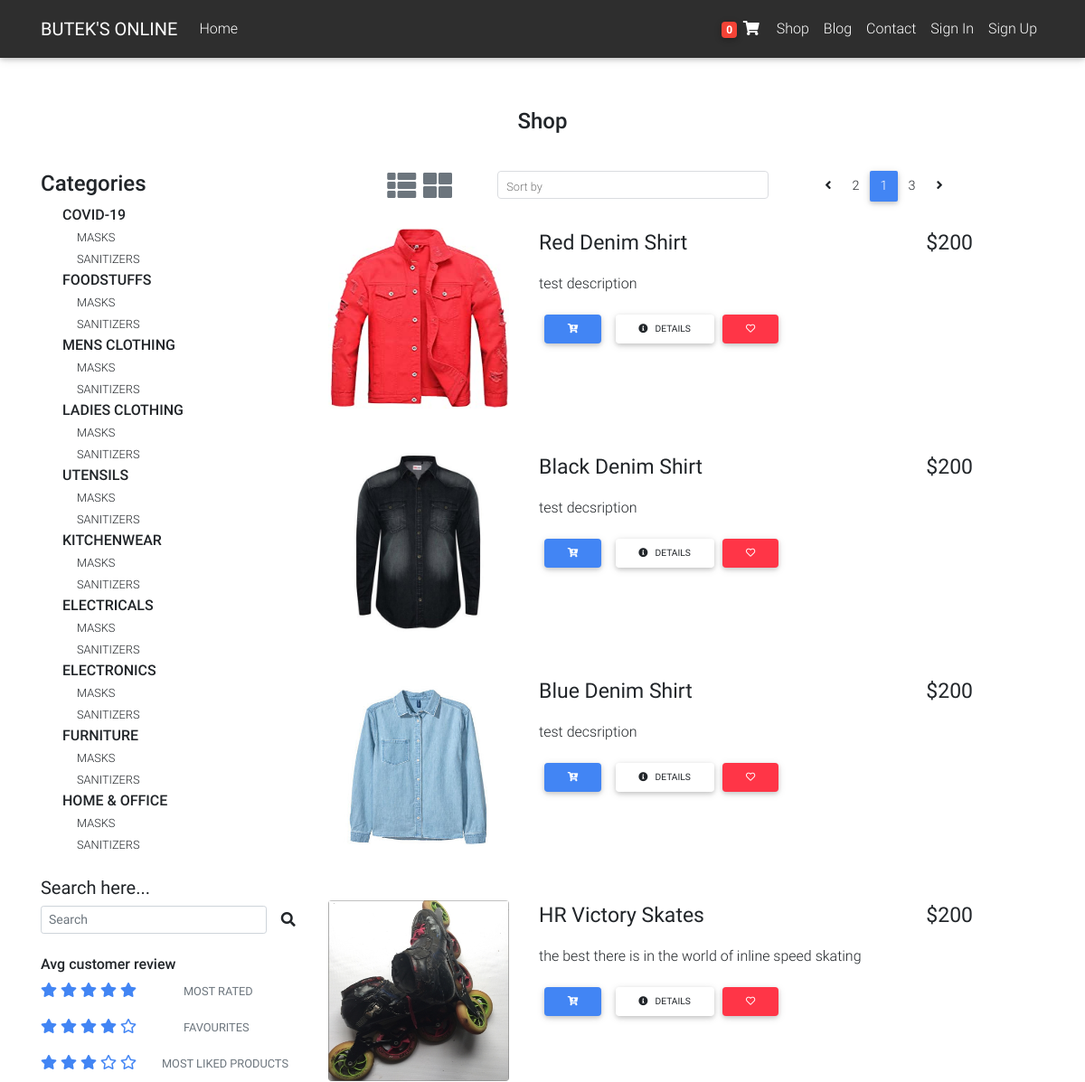
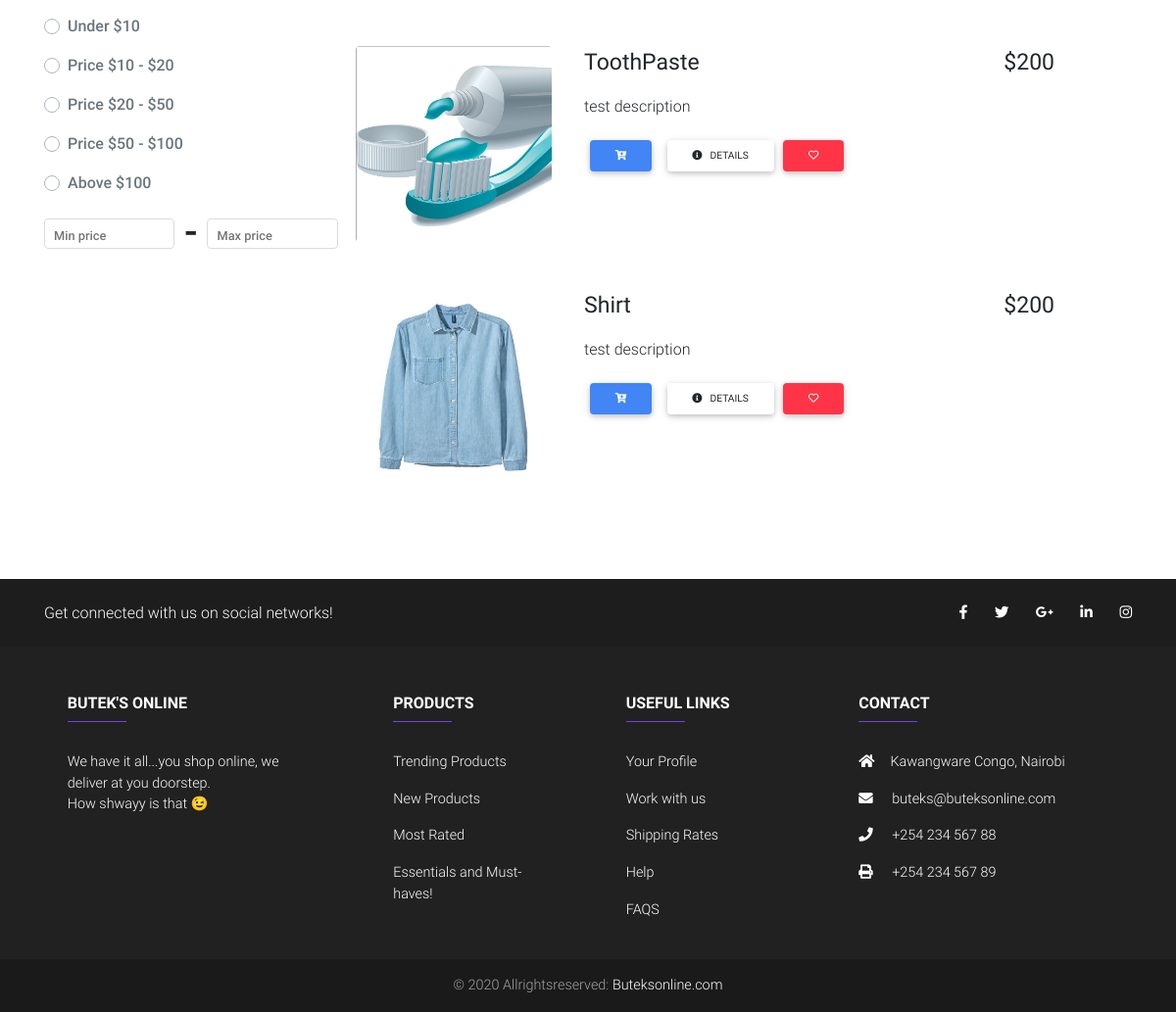
The app's page /shop-list/ with its own data (2 pictures, top to bottom).
### catalog/models.py (models this page shows, shortened)
class Item(models.Model):
    title = models.CharField(max_length=150)
    price = models.IntegerField()
    discount_price = models.IntegerField(blank=True, null=True)
    slug = models.SlugField()
    description = models.TextField()
    category = models.ForeignKey(
        "Category", on_delete=models.SET_NULL, blank=True, null=True)
    status = models.CharField(max_length=150, blank=True, null=True)
    rating = models.ForeignKey("Rating", on_delete=models.CASCADE)
    label = models.CharField(choices=LABEL_CHOICES, max_length=2)
    image = models.ImageField(default='default.jpg',
                              upload_to='product_images')

### catalog/views.py (the view)
# urls.py: path('shop-list/', ShopListView.as_view(), name='shop_list'),
class ShopListView(View):
    def get(self, *args, **kwargs):
        context = {
            'items': Item.objects.all()
        }
        return render(self.request, 'shop_list.html', context)

### catalog/templatetags/cart_template_tags.py (called while the page is built)
@register.filter
def cart_item_count(user):
    if user.is_authenticated:
        order_qs = Order.objects.filter(user=user, ordered=False)
        if order_qs.exists():
            return order_qs[0].items.count()
    return 0

### templates/shop_list.html (shortened to what this page needs)
{% extends 'base.html' %}
{% block content %}
<main class="mb-5">
  <div class="container">
    <section class="mt-5 wow fadeIn">
      <div>
        <h4 class="section-title">Shop</h4>
      </div>
      <div class="shop-container">
        <div class="menu">
          <div >
            <h4 style="font-weight: 450;">Categories</h4>
            <div class="sub-menu ml-4">
              <a><span id="display-menu" class="display-menu">COVID-19</span></a>
              <br />
              <div class="ml-3">
                <small style="font-weight: 300;">MASKS</small>
                <br />
                <small style="font-weight: 300;">SANITIZERS</small>
              </div>
            </div>
            <div class="sub-menu ml-4">
              <span id="display-menu" class="display-menu">FOODSTUFFS</span>
              <br />
              <div class="ml-3">
                <small style="font-weight: 300;">MASKS</small>
                <br />
                <small style="font-weight: 300;">SANITIZERS</small>
              </div>
            </div>
            <div class="sub-menu ml-4">
              <span id="display-menu" class="display-menu">MENS CLOTHING</span>
              <br />
              <div class="ml-3">
                <small style="font-weight: 300;">MASKS</small>
                <br />
                <small style="font-weight: 300;">SANITIZERS</small>
              </div>
            </div>
            <div class="sub-menu ml-4">
              <span>LADIES CLOTHING</span>
              <br />
              <div class="ml-3">
                <small style="font-weight: 300;">MASKS</small>
                <br />
                <small style="font-weight: 300;">SANITIZERS</small>
              </div>
            </div>
            <div class="sub-menu ml-4">
              <span id="display-menu" class="display-menu">UTENSILS</span>
              <br />
              <div class="ml-3">
                <small style="font-weight: 300;">MASKS</small>
                <br />
                <small style="font-weight: 300;">SANITIZERS</small>
              </div>
            </div>
            <div class="sub-menu ml-4">
              <span id="display-menu" class="display-menu">KITCHENWEAR</span>
              <br />
              <div class="ml-3">
                <small style="font-weight: 300;">MASKS</small>
                <br />
                <small style="font-weight: 300;">SANITIZERS</small>
              </div>
            </div>
            <div class="sub-menu ml-4">
              <span id="display-menu" class="display-menu">ELECTRICALS</span>
              <br />
              <div class="ml-3">
                <small style="font-weight: 300;">MASKS</small>
                <br />
                <small style="font-weight: 300;">SANITIZERS</small>
              </div>
            </div>
            <div class="sub-menu ml-4">
              <span id="display-menu" class="display-menu">ELECTRONICS</span>
              <br />
              <div class="ml-3">
                <small style="font-weight: 300;">MASKS</small>
                <br />
                <small style="font-weight: 300;">SANITIZERS</small>
              </div>
            </div>
            <div class="sub-menu ml-4">
              <span id="display-menu" class="display-menu">FURNITURE</span>
              <br />
              <div class="ml-3">
                <small style="font-weight: 300;">MASKS</small>
                <br />
                <small style="font-weight: 300;">SANITIZERS</small>
              </div>
            </div>
            <div class="sub-menu ml-4">
              <span id="display-menu" class="display-menu">HOME & OFFICE</span>
              <br />
              <div class="ml-3">
                <small style="font-weight: 300;">MASKS</small>
                <br />
                <small style="font-weight: 300;">SANITIZERS</small>
              </div>
            </div>
          </div>
          <div>
            <h5 style="font-weight: 400;" class="mt-4">Search here...</h5>
            <form class="form-inline active-cyan-4">
              <input class="form-control form-control-sm mr-3 w-75" type="text" placeholder="Search"
                aria-label="Search">
              <i class="fas fa-search" aria-hidden="true"></i>
            </form>
          </div>
          <div>
            <h6 style="font-weight: 450;" class="mt-4">Avg customer review</h6>
            <p>
              <span><i class="fas fa-star text-primary"></i></span>
              <span><i class="fas fa-star text-primary"></i></span>
              <span><i class="fas fa-star text-primary"></i></span>
              <span><i class="fas fa-star text-primary"></i></span>
              <span><i class="fas fa-star text-primary"></i></span>
              <small class="text-muted ml-5">MOST RATED</small>
            </p>
            <p>
              <span><i class="fas fa-star text-primary"></i></span>
              <span><i class="fas fa-star text-primary"></i></span>
              <span><i class="fas fa-star text-primary"></i></span>
              <span><i class="fas fa-star text-primary"></i></span>
              <span><i class="far fa-star text-primary"></i></span>
              <small class="text-muted ml-5">FAVOURITES</small>
            </p>
            <p>
              <span><i class="fas fa-star text-primary"></i></span>
              <span><i class="fas fa-star text-primary"></i></span>
              <span><i class="fas fa-star text-primary"></i></span>
              <span><i class="far fa-star text-primary"></i></span>
              <span><i class="far fa-star text-primary"></i></span>
              <small class="text-muted ml-4">MOST LIKED PRODUCTS</small>
            </p>
          </div>
          <div>
            <div class="custom-control custom-radio mt-4">
              <label class="custom-control-label text-muted" for="defaultUnchecked">Under $10</label>
            </div>
            <div class="custom-control custom-radio mt-3">
              <label class="custom-control-label text-muted" for="defaultUnchecked">Price $10 - $20</label>
            </div>
            <div class="custom-control custom-radio mt-3">
              <label class="custom-control-label text-muted" for="defaultUnchecked">Price $20 - $50</label>
            </div>
            <div class="custom-control custom-radio mt-3">
              <label class="custom-control-label text-muted" for="defaultUnchecked">Price $50 - $100</label>
            </div>
            <div class="custom-control custom-radio mt-3">
              <label class="custom-control-label text-muted" for="defaultUnchecked">Above $100</label>
            </div>
          </div>
          <div style="display: flex;">
            <div class="md-form md-outline form-sm" style="width: 40%;">
              <input id="form-sm" class="form-control form-control-sm" type="text">
              <label for="form-sm">Min price</label>
            </div>
            <div style="width: 10%;font-size:40px;" class="pt-2 text-center">
              -
            </div>
            <div class="md-form md-outline form-sm" style="width: 40%;">
              <input id="form-sm" class="form-control form-control-sm" type="text">
              <label for="form-sm">Max price</label>
            </div>
          </div>
        </div>
        <div class="shop-content">
          <div class="header-paragraph">
            <p class="text-center">
              <a class="text-muted" href="{% url 'shop_list' %}">
                <span><i class="fas fa-th-list fa-2x mr-1"></i></span>
              </a>
              <a class="text-muted" href="{% url 'shop' %}">
                <span><i class="fas fa-th-large fa-2x"></i></span>
              </a>
              <span>
                <div style="width: 300px;" class="md-form md-outline form-sm mt-0 pt-0">
                  <input list="list-options" id="form-sm" class="form-control form-control-sm" type="text">
                  <label for="form-sm">Sort by</label>
                </div>
              </span>
              <span>
                <nav>
                  <ul class="pagination pg-blue">
                    <li class="page-item">
                      <a class="page-link" aria-label="Previous">
                        <span aria-hidden="true"><i class="fas fa-angle-left"></i></span>
                      </a>
                    </li>
                    <li class="page-item"><a class="page-link">2</a></li>
                    <li class="page-item active rounded"><a class="page-link">1</a></li>
                    <li class="page-item"><a class="page-link">3</a></li>
                    <li class="page-item">
                      <a class="page-link" aria-label="Next">
                        <span aria-hidden="true"><i class="fas fa-angle-right"></i></span>
                      </a>
                    </li>
                  </ul>
                </nav>
              </span>
            </p>
          </div>
          <div class="shop-img-list row">
            {% for item in items %}
              <div class="shop-list-div mb-5">
                <div class="shop-list-img">
                  <img src="{{item.image.url}}" class="shop-image rounded">
                </div>
                <div style="width: 5%;">
                </div>
                <div class="shop-list-info">
                  <p style="font-weight: 400; font-size:23px;">{{item.title}}<span class="float-right mr-5 pr-3">$200</span> </p>
                  <p>{{item.description}}</p>
                  <a href="{% url 'detail' item.slug %}" class="btn btn-primary btn-sm rounded "><i class="fas fa-cart-plus"></i></a>
                  <a href="#" class="btn btn-outline btn-sm rounded "><i class="fas fa-info-circle mr-2"></i>DETAILS</a>
                  <button class="btn btn-danger btn-sm rounded text-centre ml-0"><i class="far fa-heart"></i></button>
                </div>
              </div>
            {% endfor %}
          </div>
        </div>
      </div>
    </section>
  </div>
</main>
{% endblock content %}

### static/main.css (style rules this page uses)
body a { text-decoration: none !important; }
.section-title { text-align: center; margin-top: 40px; font-weight: 450; margin-bottom: 40px; transition: 0.5s; }
.shop-container { display: flex; justify-content: space-evenly; flex-wrap: wrap; }
.menu { width:30%; font-weight: 450; cursor: pointer; }
.shop-content { width:70%; }
.shop-content .header-paragraph { display: flex; justify-content: space-evenly; flex-wrap: wrap; flex-direction: row; }
.shop-img-list { width: 100%; }
.shop-list-div { display: flex; width: 100%; }
.shop-list-img { width: 25%; }
.shop-list-img img { width: 200px; height: 200px; }
.shop-list-info { display: inline-block; width: 70%; height: 200px; margin-left: 0; }

### templates/base.html (style rules this page uses)
html, body, header, .carousel { height: 60vh; }

### records on screen
Item: image (picture), title "Red Denim Shirt", description "test description"
Item: image (picture), title "Black Denim Shirt", description "test decsription"
Item: image (picture), title "Blue Denim Shirt", description "test decsription"
Item: image (picture), title "HR Victory Skates", description "the best there is in the world of inline speed skating"
Item: image (picture), title "ToothPaste", description "test description"
Item: image (picture), title "Shirt", description "test description"

### other values on screen
{{ request.user|cart_item_count }} "0"
